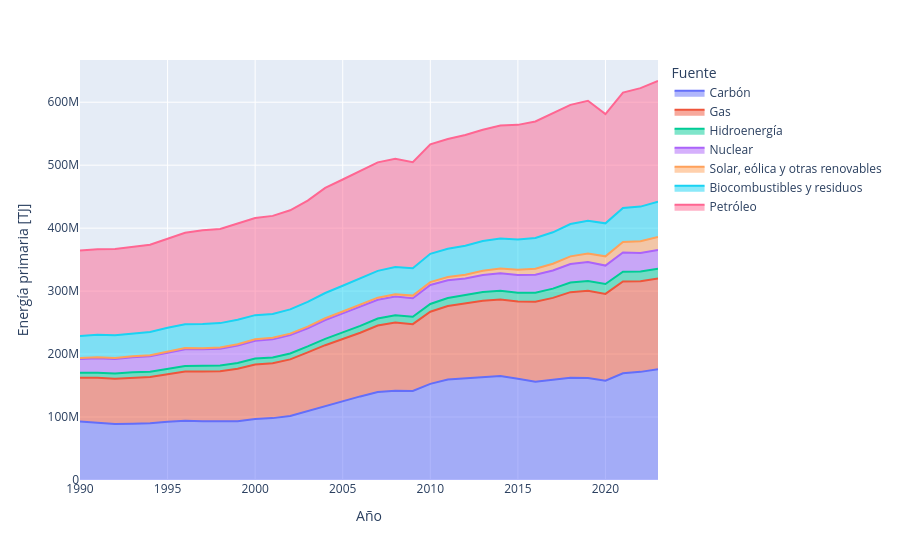

Write notebook code for a chart like this one.
### Code cell
#| label: fig-panorama-fuentes-abs
#| fig-cap: "Suministro total de energía por fuente, mundo, 1990-2023"
f = "../data/3960AFa8.csv"
df = pd.read_csv(f, skiprows=3)
energy_columns = [col for col in df.columns if col not in ['Año', 'Unidades']]
fig = px.area(df, x='Año', y=energy_columns, labels={'value': 'Energía primaria [TJ]', 'variable': 'Fuente'})
fig.update_layout(hovermode='x unified')
fig.show()

### Figure 1 — Plotly figure (JSON) as saved in the notebook; plotly's stock layout.template omitted (floating-point values rounded to 4 significant figures)
{"data": [{"fillpattern": {"shape": ""}, "hovertemplate": "Fuente=Carbón<br>Año=%{x}<br>Energía primaria [TJ]=%{y}<extra></extra>", "legendgroup": "Carbón", "line": {"color": "#636efa"}, "marker": {"symbol": "circle"}, "mode": "lines", "name": "Carbón", "orientation": "v", "showlegend": true, "stackgroup": "1", "type": "scatter", "x": [1990, 1991, 1992, 1993, 1994, 1995, 1996, 1997, 1998, 1999, 2000, 2001, 2002, 2003, 2004, 2005, 2006, 2007, 2008, 2009, 2010, 2011, 2012, 2013, 2014, 2015, 2016, 2017, 2018, 2019, 2020, 2021, 2022, 2023], "xaxis": "x", "y": [92913264, 90479613, 88967841, 89300744, 90095972, 92502394, 93993928, 93152440, 92925583, 93245030, 96837807, 98271390, 101707486, 109442090, 118228959, 125285027, 132763390, 139812482, 141748716, 141325815, 152625894, 159588930, 161126294, 163545099, 165334107, 160978394, 156220373, 159174532, 162306821, 161816401, 157632462, 169394672, 171739153, 175947669], "yaxis": "y"}, {"fillpattern": {"shape": ""}, "hovertemplate": "Fuente=Gas<br>Año=%{x}<br>Energía primaria [TJ]=%{y}<extra></extra>", "legendgroup": "Gas", "line": {"color": "#EF553B"}, "marker": {"symbol": "circle"}, "mode": "lines", "name": "Gas", "orientation": "v", "showlegend": true, "stackgroup": "1", "type": "scatter", "x": [1990, 1991, 1992, 1993, 1994, 1995, 1996, 1997, 1998, 1999, 2000, 2001, 2002, 2003, 2004, 2005, 2006, 2007, 2008, 2009, 2010, 2011, 2012, 2013, 2014, 2015, 2016, 2017, 2018, 2019, 2020, 2021, 2022, 2023], "xaxis": "x", "y": [69601668, 71981175, 72037255, 73373150, 73352512, 75497363, 78182578, 79048745, 79739327, 83311938, 86606591, 87080542, 89811661, 93263528, 95880368, 98657326, 101101245, 105546591, 108227704, 106147900, 114575963, 116662591, 118842787, 121237041, 121191528, 122401514, 126786626, 130078130, 136052783, 138708120, 137996667, 145852215, 143914361, 144146098], "yaxis": "y"}, {"fillpattern": {"shape": ""}, "hovertemplate": "Fuente=Hidroenergía<br>Año=%{x}<br>Energía primaria [TJ]=%{y}<extra></extra>", "legendgroup": "Hidroenergía", "line": {"color": "#00cc96"}, "marker": {"symbol": "circle"}, "mode": "lines", "name": "Hidroenergía", "orientation": "v", "showlegend": true, "stackgroup": "1", "type": "scatter", "x": [1990, 1991, 1992, 1993, 1994, 1995, 1996, 1997, 1998, 1999, 2000, 2001, 2002, 2003, 2004, 2005, 2006, 2007, 2008, 2009, 2010, 2011, 2012, 2013, 2014, 2015, 2016, 2017, 2018, 2019, 2020, 2021, 2022, 2023], "xaxis": "x", "y": [7715087, 7952095, 7955943, 8421232, 8498933, 8924395, 9038861, 9153457, 9197430, 9228767, 9427305, 9228065, 9486673, 9534392, 10137822, 10586480, 10969843, 11117758, 11571990, 11780272, 12440374, 12664179, 13261341, 13734111, 14028650, 14046680, 14544346, 14735184, 15190642, 15383199, 15710273, 15483910, 15654004, 15308404], "yaxis": "y"}, {"fillpattern": {"shape": ""}, "hovertemplate": "Fuente=Nuclear<br>Año=%{x}<br>Energía primaria [TJ]=%{y}<extra></extra>", "legendgroup": "Nuclear", "line": {"color": "#ab63fa"}, "marker": {"symbol": "circle"}, "mode": "lines", "name": "Nuclear", "orientation": "v", "showlegend": true, "stackgroup": "1", "type": "scatter", "x": [1990, 1991, 1992, 1993, 1994, 1995, 1996, 1997, 1998, 1999, 2000, 2001, 2002, 2003, 2004, 2005, 2006, 2007, 2008, 2009, 2010, 2011, 2012, 2013, 2014, 2015, 2016, 2017, 2018, 2019, 2020, 2021, 2022, 2023], "xaxis": "x", "y": [22002472, 23014695, 23200657, 23922612, 24485124, 25459860, 26392176, 26127198, 26694200, 27627616, 28280453, 28796729, 29048507, 28771344, 29892180, 30216369, 30474812, 29693234, 29843200, 29437054, 30091057, 28196760, 26863252, 27071303, 27686808, 28063292, 28481552, 28783492, 29579637, 30465719, 29221407, 30722003, 29291499, 29919241], "yaxis": "y"}, {"fillpattern": {"shape": ""}, "hovertemplate": "Fuente=Solar, eólica y otras renovables<br>Año=%{x}<br>Energía primaria [TJ]=%{y}<extra></extra>", "legendgroup": "Solar, eólica y otras renovables", "line": {"color": "#FFA15A"}, "marker": {"symbol": "circle"}, "mode": "lines", "name": "Solar, eólica y otras renovables", "orientation": "v", "showlegend": true, "stackgroup": "1", "type": "scatter", "x": [1990, 1991, 1992, 1993, 1994, 1995, 1996, 1997, 1998, 1999, 2000, 2001, 2002, 2003, 2004, 2005, 2006, 2007, 2008, 2009, 2010, 2011, 2012, 2013, 2014, 2015, 2016, 2017, 2018, 2019, 2020, 2021, 2022, 2023], "xaxis": "x", "y": [1533814, 1566728, 1638357, 1684132, 1761315, 1772900, 1878716, 1917481, 2039543, 2238677, 2507861, 2571722, 2458552, 2597682, 2790589, 2918944, 3124564, 3419593, 3719311, 4161759, 4562988, 5245956, 5855199, 6787933, 7527401, 8461014, 9405266, 10729440, 12027432, 13264570, 14694569, 16483694, 18633158, 20752505], "yaxis": "y"}, {"fillpattern": {"shape": ""}, "hovertemplate": "Fuente=Biocombustibles y residuos<br>Año=%{x}<br>Energía primaria [TJ]=%{y}<extra></extra>", "legendgroup": "Biocombustibles y residuos", "line": {"color": "#19d3f3"}, "marker": {"symbol": "circle"}, "mode": "lines", "name": "Biocombustibles y residuos", "orientation": "v", "showlegend": true, "stackgroup": "1", "type": "scatter", "x": [1990, 1991, 1992, 1993, 1994, 1995, 1996, 1997, 1998, 1999, 2000, 2001, 2002, 2003, 2004, 2005, 2006, 2007, 2008, 2009, 2010, 2011, 2012, 2013, 2014, 2015, 2016, 2017, 2018, 2019, 2020, 2021, 2022, 2023], "xaxis": "x", "y": [34991772, 35528927, 36253853, 36327150, 36827919, 37493129, 37922647, 38423040, 38559051, 39018433, 38174882, 37814940, 38499270, 39292266, 40061626, 40915388, 41899723, 42527145, 43275319, 43479449, 44993263, 44990414, 46132475, 47299954, 47737095, 48009976, 48837024, 49918952, 51347417, 52007107, 52341347, 54046843, 54981277, 56014379], "yaxis": "y"}, {"fillpattern": {"shape": ""}, "hovertemplate": "Fuente=Petróleo<br>Año=%{x}<br>Energía primaria [TJ]=%{y}<extra></extra>", "legendgroup": "Petróleo", "line": {"color": "#FF6692"}, "marker": {"symbol": "circle"}, "mode": "lines", "name": "Petróleo", "orientation": "v", "showlegend": true, "stackgroup": "1", "type": "scatter", "x": [1990, 1991, 1992, 1993, 1994, 1995, 1996, 1997, 1998, 1999, 2000, 2001, 2002, 2003, 2004, 2005, 2006, 2007, 2008, 2009, 2010, 2011, 2012, 2013, 2014, 2015, 2016, 2017, 2018, 2019, 2020, 2021, 2022, 2023], "xaxis": "x", "y": [135540784, 136101896, 136911054, 137721433, 138612593, 141486866, 145135026, 148829505, 149395856, 152621701, 154168571, 155696832, 157383230, 160964893, 166951945, 168702010, 170785148, 172358241, 171815123, 168527887, 173874987, 174244375, 175859272, 176692080, 179445220, 182068225, 185229474, 188801815, 189304690, 190643240, 173448367, 183326141, 188124912, 191612174], "yaxis": "y"}], "layout": {"hovermode": "x unified", "legend": {"title": {"text": "Fuente"}, "tracegroupgap": 0}, "margin": {"t": 60}, "xaxis": {"anchor": "y", "domain": [0, 1], "title": {"text": "Año"}}, "yaxis": {"anchor": "x", "domain": [0, 1], "title": {"text": "Energía primaria [TJ]"}}}}
